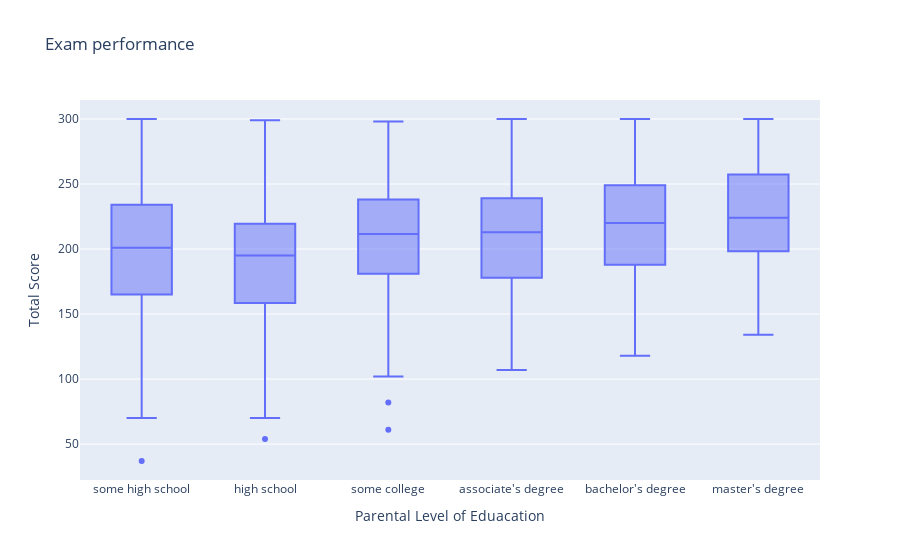

This figure's notebook cell:
### Code cell
fig = px.box(
    DF_ruben,
    x='parental level of education',  
    y='total score',  
    title='Exam performance')

fig.update_layout(
    xaxis_title='Parental Level of Eduacation',
                  yaxis_title='Total Score',
    xaxis=dict(
        categoryorder="array",
        categoryarray=order))

fig.show()

### Figure 1 — Plotly figure (JSON) as saved in the notebook; plotly's stock layout.template omitted (floating-point values rounded to 4 significant figures; data arrays with more than 128 entries replaced by an {"elided": "..."} marker saying what was removed)
{"data": [{"alignmentgroup": "True", "hovertemplate": "parental level of education=%{x}<br>total score=%{y}<extra></extra>", "legendgroup": "", "marker": {"color": "#636efa"}, "name": "", "notched": false, "offsetgroup": "", "orientation": "v", "showlegend": false, "type": "box", "x": {"elided": "1000 str values"}, "x0": " ", "xaxis": "x", "y": {"elided": "1000 int values"}, "y0": " ", "yaxis": "y"}], "layout": {"autosize": true, "boxmode": "group", "legend": {"tracegroupgap": 0}, "title": {"text": "Exam performance"}, "xaxis": {"anchor": "y", "autorange": true, "categoryarray": ["some high school", "high school", "some college", "associate's degree", "bachelor's degree", "master's degree"], "categoryorder": "array", "domain": [0, 1], "range": [-0.5, 5.5], "title": {"text": "Parental Level of Eduacation"}, "type": "category"}, "yaxis": {"anchor": "x", "autorange": true, "domain": [0, 1], "range": [22.39, 314.6], "title": {"text": "Total Score"}, "type": "linear"}}}
